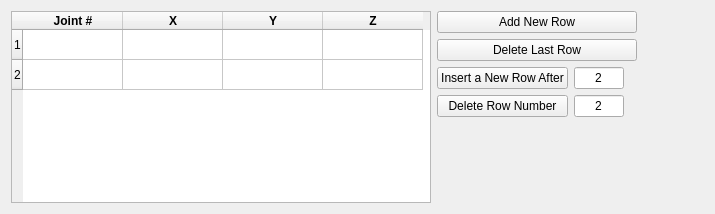
      <widget class="QWidget" name="Joints_tab">
       <attribute name="title">
        <string>Joints</string>
       </attribute>
       <layout class="QHBoxLayout" name="horizontalLayout">
        <item>
         <widget class="QTableWidget" name="Joints_Table">
          <property name="minimumSize">
           <size>
            <width>420</width>
            <height>0</height>
           </size>
          </property>
          <row>
           <property name="text">
            <string>1</string>
           </property>
          </row>
          <row>
           <property name="text">
            <string>2</string>
           </property>
          </row>
          <column>
           <property name="text">
            <string>Joint #</string>
           </property>
           <property name="font">
            <font>
             <weight>75</weight>
             <bold>true</bold>
            </font>
           </property>
          </column>
          <column>
           <property name="text">
            <string>X</string>
           </property>
           <property name="font">
            <font>
             <weight>75</weight>
             <bold>true</bold>
            </font>
           </property>
          </column>
          <column>
           <property name="text">
            <string>Y</string>
           </property>
           <property name="font">
            <font>
             <weight>75</weight>
             <bold>true</bold>
            </font>
           </property>
          </column>
          <column>
           <property name="text">
            <string>Z</string>
           </property>
           <property name="font">
            <font>
             <weight>75</weight>
             <bold>true</bold>
            </font>
           </property>
          </column>
         </widget>
        </item>
        <item>
         <layout class="QVBoxLayout" name="verticalLayout">
          <item>
           <widget class="QPushButton" name="Add_new_row_joint">
            <property name="maximumSize">
             <size>
              <width>200</width>
              <height>16777215</height>
             </size>
            </property>
            <property name="text">
             <string>Add New Row</string>
            </property>
           </widget>
          </item>
          <item>
           <widget class="QPushButton" name="Delete_last_row_Joint">
            <property name="minimumSize">
             <size>
              <width>0</width>
              <height>0</height>
             </size>
            </property>
            <property name="maximumSize">
             <size>
              <width>200</width>
              <height>16777215</height>
             </size>
            </property>
            <property name="text">
             <string>Delete Last Row</string>
            </property>
           </widget>
          </item>
          <item>
           <layout class="QGridLayout" name="gridLayout_5">
            <item row="1" column="1">
             <widget class="QLineEdit" name="Insert_row_number_Joint_2">
              <property name="maximumSize">
               <size>
                <width>50</width>
                <height>16777215</height>
               </size>
              </property>
              <property name="text">
               <string>2</string>
              </property>
              <property name="alignment">
               <set>Qt::AlignCenter</set>
              </property>
             </widget>
            </item>
            <item row="0" column="0">
             <widget class="QPushButton" name="Insert_row_button_Joint">
              <property name="enabled">
               <bool>true</bool>
              </property>
              <property name="maximumSize">
               <size>
                <width>150</width>
                <height>16777215</height>
               </size>
              </property>
              <property name="text">
               <string>Insert a New Row After</string>
              </property>
             </widget>
            </item>
            <item row="0" column="1">
             <widget class="QLineEdit" name="Insert_row_number_Joint">
              <property name="maximumSize">
               <size>
                <width>50</width>
                <height>16777215</height>
               </size>
              </property>
              <property name="layoutDirection">
               <enum>Qt::LeftToRight</enum>
              </property>
              <property name="text">
               <string>2</string>
              </property>
              <property name="alignment">
               <set>Qt::AlignCenter</set>
              </property>
             </widget>
            </item>
            <item row="1" column="0">
             <widget class="QPushButton" name="Delete_row_button_Joint">
              <property name="maximumSize">
               <size>
                <width>150</width>
                <height>16777215</height>
               </size>
              </property>
              <property name="text">
               <string>Delete Row Number</string>
              </property>
             </widget>
            </item>
            <item row="0" column="2">
             <spacer name="horizontalSpacer_4">
              <property name="orientation">
               <enum>Qt::Horizontal</enum>
              </property>
              <property name="sizeHint" stdset="0">
               <size>
                <width>40</width>
                <height>20</height>
               </size>
              </property>
             </spacer>
            </item>
           </layout>
          </item>
          <item>
           <spacer name="verticalSpacer">
            <property name="orientation">
             <enum>Qt::Vertical</enum>
            </property>
            <property name="sizeHint" stdset="0">
             <size>
              <width>20</width>
              <height>40</height>
             </size>
            </property>
           </spacer>
          </item>
         </layout>
        </item>
        <item>
         <spacer name="horizontalSpacer">
          <property name="orientation">
           <enum>Qt::Horizontal</enum>
          </property>
          <property name="sizeHint" stdset="0">
           <size>
            <width>40</width>
            <height>20</height>
           </size>
          </property>
         </spacer>
        </item>
       </layout>
      </widget>
